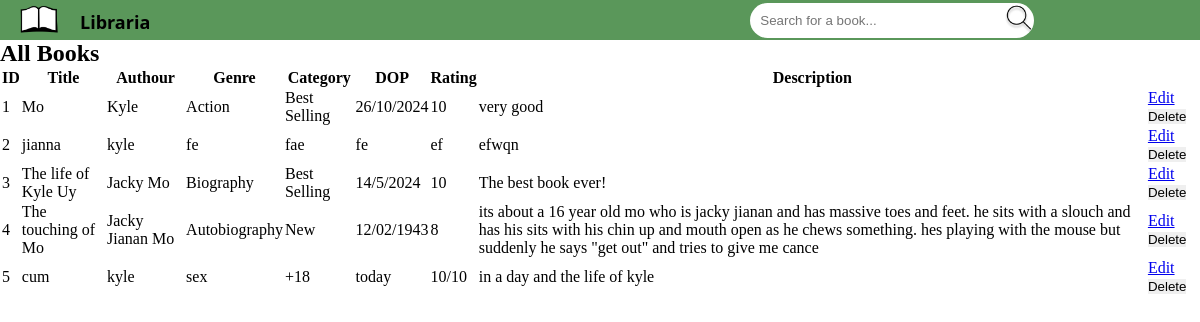
The page /viewbooks on the database as committed earlier.
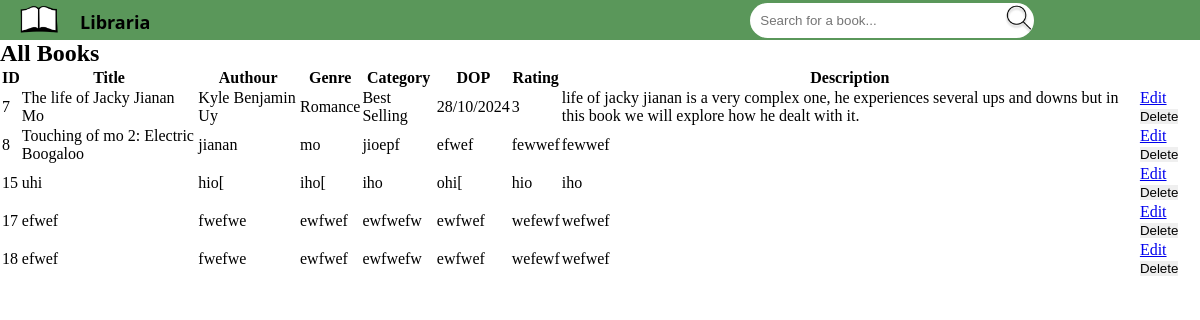
The same page on the database as committed later.
### tables this page shows
CREATE TABLE "library" (
	"Id"	INTEGER NOT NULL UNIQUE,
	"Title"	TEXT NOT NULL,
	"Authour"	TEXT NOT NULL,
	"Genre"	TEXT NOT NULL,
	"Category"	TEXT NOT NULL,
	"Published"	TEXT NOT NULL,
	"Rating"	INTEGER NOT NULL,
	"Description"	TEXT NOT NULL,
	PRIMARY KEY("Id" AUTOINCREMENT)
);

### app.py (the view)
@app.route('/viewbooks', methods=('POST', 'GET'))
def viewbooks():
    conn = get_db_connection()
    sql = "SELECT * FROM library"
    books = conn.execute(sql).fetchall()
    conn.close()
    return render_template('allbooks.html', books=books)

### app.py (called while the page is built)
def get_db_connection():
    conn = sqlite3.connect('book.db')
    conn.row_factory = sqlite3.Row
    return conn

### templates/allbooks.html
{% extends "index.html" %}
{% block body %}
{% block content %}
<body>
<h2>All Books</h2>
<table id="viewbooks">
    <thead>
        <tr>
            <th>ID</th>
            <th>Title</th>
            <th>Authour</th>
            <th>Genre</th>
            <th>Category</th>
            <th>DOP</th>
            <th>Rating</th>
            <th>Description</th>
        </tr>
    </thead>
    <tbody>
        {% for books in books %}
        <tr>
            <td>{{ books.id }}</td>
            <td>{{ books.title }}</td>
            <td>{{ books.authour }}</td>
            <td>{{ books.genre }}</td>
            <td>{{ books.category }}</td>
            <td>{{ books.published }}</td>
            <td>{{ books.rating }}</td>
            <td>{{ books.description }}</td>
            <td>
                <a href="{{ url_for('edit_book', id=books.id) }}">Edit</a>
                <form action="{{ url_for('delete_book', id=books.id) }}" method="post" style="display:inline;">
                    <button type="submit">Delete</button>
            </td>
        </tr>
        {% endfor %}
    </tbody>
</table>
{% endblock %}
</body>
</html>
{% endblock %}

Rows that differ between the two databases and show on the page:
removed library: id "1", title "Mo", authour "Kyle", genre "Action", category "Best Selling", published "26/10/2024", rating "10", description "very good"
removed library: id "2", title "jianna", authour "kyle", genre "fe", category "fae", published "fe", rating "ef", description "efwqn"
removed library: id "3", title "The life of Kyle Uy", authour "Jacky Mo", genre "Biography", category "Best Selling", published "14/5/2024", rating "10", description "The best book ever!"
removed library: id "4", title "The touching of Mo", authour "Jacky Jianan Mo", genre "Autobiography", category "New", published "12/02/1943", rating "8", description "its about a 16 year old mo who is jacky jianan and has massive toes and feet. he sits with a slouch and has his sits with his chin up and mouth open as he chews something. hes playing with the mouse but suddenly he says \"get out\" and tries to give me cance"
removed library: id "5", title "cum", authour "kyle", genre "sex", category "+18", published "today", rating "10/10", description "in a day and the life of kyle"
added library: id "7", title "The life of Jacky Jianan Mo", authour "Kyle Benjamin Uy", genre "Romance", category "Best Selling", published "28/10/2024", rating "3", description "life of jacky jianan is a very complex one, he experiences several ups and downs but in this book we will explore how he dealt with it."
added library: id "8", title "Touching of mo 2: Electric Boogaloo", authour "jianan", genre "mo", category "jioepf", published "efwef", rating "fewwef", description "fewwef"
added library: id "15", title "uhi", authour "hio[", genre "iho[", category "iho", published "ohi[", rating "hio", description "iho"
added library: id "17", title "efwef", authour "fwefwe", genre "ewfwef", category "ewfwefw", published "ewfwef", rating "wefewf", description "wefwef"
added library: id "18", title "efwef", authour "fwefwe", genre "ewfwef", category "ewfwefw", published "ewfwef", rating "wefewf", description "wefwef"
